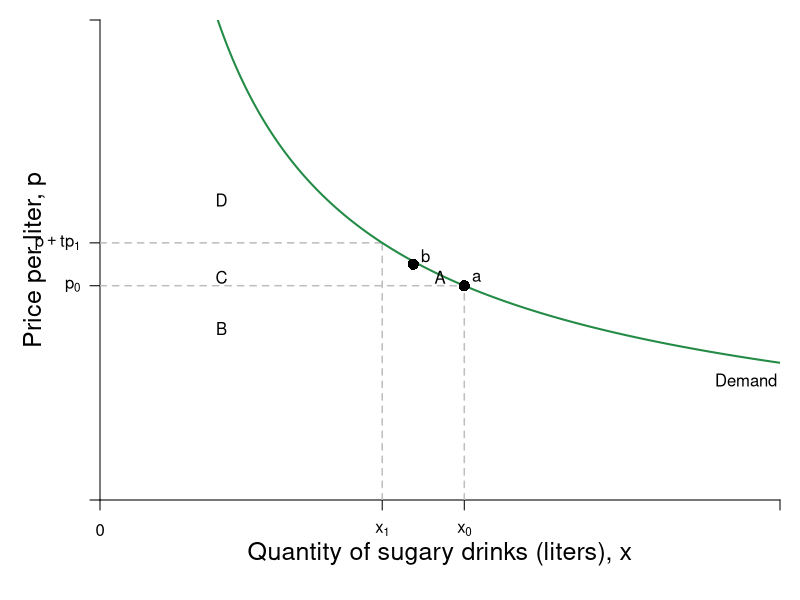

Here is the R script that generated this plot:
pdf(file = "indmarketdemand/sugar_bev_demand.pdf", width = 9, height = 7)

#Set parameters for graphics
axislabelsize <- 1.5
labelsize <- 1.2
graphlinewidth <- 2
segmentlinewidth <- 1.5

COL <- c("#7fc97f", "#beaed4", "#fdc086", "#ffff99", "#386cb0", "#f0027f", "#bf5b17", "#666666")
COLA <- c("#e0f3db", "#99d8c9","#66c2a4","#41ae76", "#238b45", "#005824")
COLB <- c("#c6dbef", "#4eb3d3", "#2b8cbe", "#0868ac","#084081")
COLC <- c("#fcfbfd", "#efedf5", "#dadaeb", "#bcbddc", "#9e9ac8", "#807dba", "#6a51a3", "#54278f", "#3f007d")

par(mar =  c(5, 5, 1, 1))

indiffA <- function(x, alpha = 0.5, uA = 5) {
  (uA / x^alpha)^(1/(1 - alpha))
}

cef <- function(x, e = 1.4, k = 44.7982){
  k*(x^(-1/e))
}

cefinv <- function(p, e = 1.4, k = 44.7982){
  (p/k)^(-e)
}


xlims <- c(0, 280)
ylims <- c(0, 2.8)

npts <- 501 
x <- seq(xlims[1], xlims[2], length.out = npts)
y <- seq(ylims[1], ylims[2], length.out = npts) 

plot(0, 0, xlim = xlims, ylim = ylims, type = "n",
     xlab = expression(paste("")),
     ylab = expression(paste("")), 
     xaxt = "n", 
     yaxt = "n", 
     cex.lab = axislabelsize, 
     bty = "n",
     xaxs="i", 
     yaxs="i")

tax <- 1.2
prices <- c(1.25, 1.25*tax)
xprices <- c(cefinv(prices[1]), cefinv(prices[2]))

ticksy <- c(0, prices[1], prices[2], ylims[2])
ylabels <- c(NA, expression(paste(p[0])), expression(paste(p + tp[1])), NA)
ticksx <- c(0, xprices[2], xprices[1], xlims[2])
xlabels <- c(0, expression(paste(x[1])), expression(paste(x[0])), NA)

axis(1, at = ticksx, pos = 0, labels = xlabels)
axis(2, at = ticksy, pos = 0, labels = ylabels, las = 1)

npts <- 500 
xx1 <- seq(xlims[1], xlims[2], length.out = npts)

#Label axes
mtext(expression(paste("Quantity of sugary drinks (liters), ", x)), side=1, line = 2.5, cex = axislabelsize)
text(-27, 0.5*ylims[2], expression(paste("Price per liter, ", p)), xpd = TRUE, cex = axislabelsize, srt = 90) 


# Segments
segments(xprices[1], 0, xprices[1], prices[1], lty = 2, col = "gray" , lwd = segmentlinewidth)
segments(0,  prices[1], xprices[1],  prices[1], lty = 2, col = "gray" , lwd = segmentlinewidth)

segments(0, prices[2], xprices[2], prices[2], lty = 2, col = "gray" , lwd = segmentlinewidth)
segments(xprices[2], 0, xprices[2], prices[2], lty = 2, col = "gray" , lwd = segmentlinewidth)


# Demand Curve
#lines(xx1, indiffA(xx1, alpha = 0.38723, uA = 7.98053), col = COLA[5], lwd = graphlinewidth)
lines(xx1, cef(xx1), col = COLA[5], lwd = graphlinewidth)
text(xlims[2] - 0.05*xlims[2], 0.7, expression(Demand))

# Points
points(150, 1.25, pch = 16, col = "black", cex = 1.5)
text(155, 1.3, expression(a))

points(129, 1.375, pch = 16, col = "black", cex = 1.5)
text(134, 1.425, expression(b))

# Label Regions
text(140, 1.3, expression(A))
text(50, 1, expression(B))
text(50, 1.3, expression(C))
text(50, 1.75, expression(D))




dev.off()
